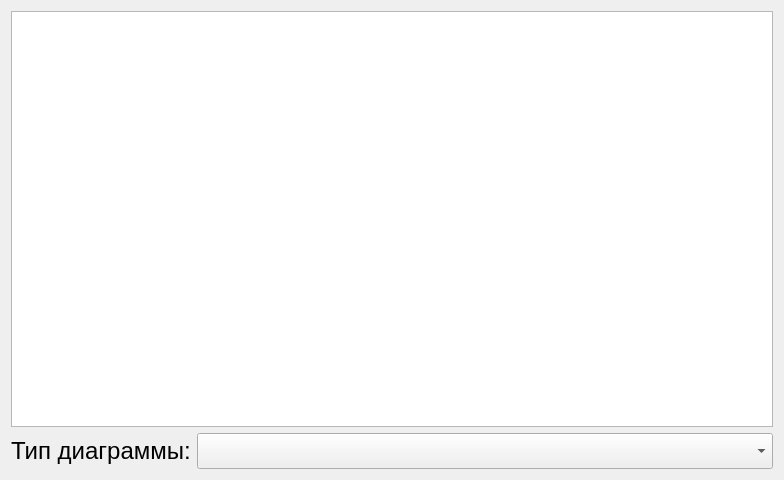
<?xml version="1.0" encoding="UTF-8"?>
<ui version="4.0">
 <class>Statistics</class>
 <widget class="QWidget" name="Statistics">
  <property name="geometry">
   <rect>
    <x>0</x>
    <y>0</y>
    <width>784</width>
    <height>480</height>
   </rect>
  </property>
  <property name="windowTitle">
   <string>Диаграммы</string>
  </property>
  <layout class="QGridLayout" name="gridLayout">
   <item row="0" column="0">
    <widget class="statistics::PieView" name="diagramm"/>
   </item>
   <item row="1" column="0">
    <layout class="QHBoxLayout" name="horizontalLayout">
     <item>
      <widget class="QLabel" name="label">
       <property name="sizePolicy">
        <sizepolicy hsizetype="Fixed" vsizetype="Preferred">
         <horstretch>0</horstretch>
         <verstretch>0</verstretch>
        </sizepolicy>
       </property>
       <property name="font">
        <font>
         <pointsize>18</pointsize>
        </font>
       </property>
       <property name="text">
        <string>Тип диаграммы:</string>
       </property>
      </widget>
     </item>
     <item>
      <widget class="QComboBox" name="statisticType">
       <property name="font">
        <font>
         <pointsize>18</pointsize>
        </font>
       </property>
      </widget>
     </item>
    </layout>
   </item>
  </layout>
 </widget>
 <customwidgets>
  <customwidget>
   <class>statistics::PieView</class>
   <extends>QTableView</extends>
   <header>pieview.h</header>
  </customwidget>
 </customwidgets>
 <resources/>
 <connections/>
</ui>
